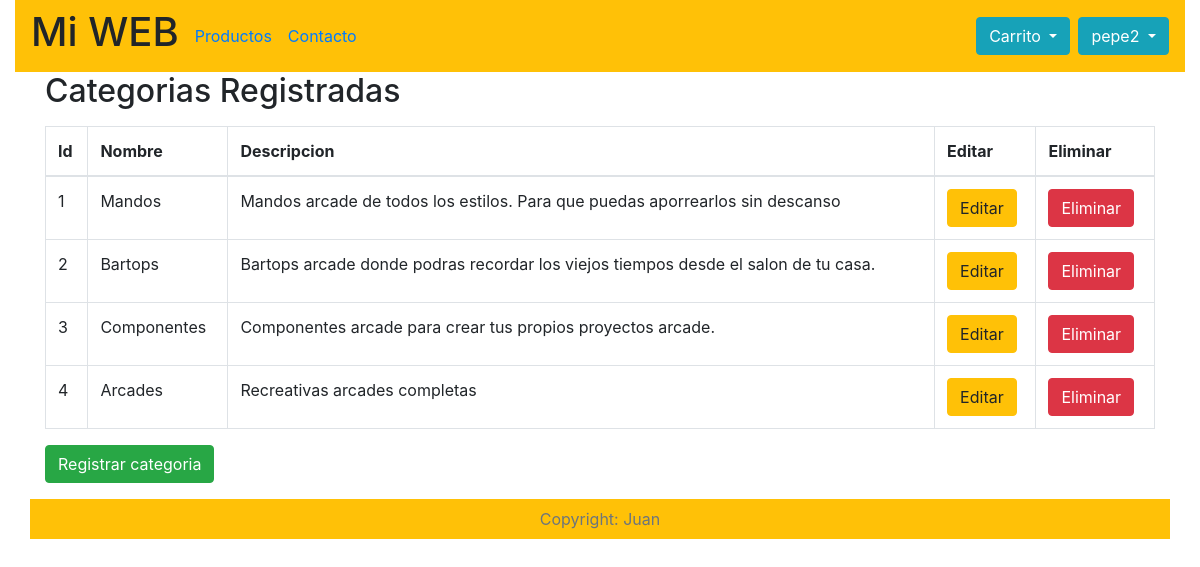
The app's page /admin_categorias.php (signed in) with its own data.
### tables this page shows
CREATE TABLE `categorias` (
  `id` int(10) NOT NULL,
  `nombre` varchar(250) NOT NULL,
  `descripcion` text NOT NULL
);

### librerias/consultas_bd.php (called while the page is built, shortened)
<?php
function list_categorias($conexion)
{
    $sql = "SELECT * FROM categorias";
    $res = mysqli_query($conexion, $sql);
    return $res;
}

### admin_categorias.php (the view, shortened to what this page needs)
<?php
include "database/conexion_bd.php";
include "librerias/consultas_bd.php";
?>
    <!doctype html>
    <html lang="es">
    <head>
        <?php include "plantillas/plantilla_cabecera.php";?>
    </head>
    <body>
        <div class="container-fluid">
            <?php include "plantillas/plantilla_navegacion.php";?>
            <div class="container">
                <div class="row">
                    <div class="col-12">
                        <h2>Categorias Registradas</h2>
                        <table class="table table-bordered table-hover">
                            <thead>
                                <tr>
                                    <th scope="col">Id</th>
                                    <th scope="col">Nombre</th>
                                    <th scope="col">Descripcion</th>
                                    <th scope="col">Editar</th>
                                    <th scope="col">Eliminar</th>
                                </tr>
                            </thead>
                            <?php
                                $res = list_categorias($conexion);
                                while ($row = mysqli_fetch_array($res)) { ?>
                                   <tr>
                                    <td><?=$row['id'];?></td>
                                    <td><?=$row['nombre'];?></td>
                                    <td><?=$row['descripcion'];?></td>
                                    <td><a class='btn btn-warning' href='editar_producto.php?eliminar_id=<?=$row['id'];?>'>Editar</a></td>
                                    <td><a class='btn btn-danger' href='?eliminar_id=<?=$row['id'];?>'>Eliminar</a></td>
                                </tr>
                              <?php } ?>
                        </table>
                        <a class="btn btn-success" href="registrar_producto.php">Registrar categoria</a>
                    </div>
                </div>
            </div>
            <div class="container-fluid">
                <?php include "plantillas/plantilla_pie.php";?>
            </div>
        </div>
    </body>
    </html>

### records on screen
categorias: id "1", nombre "Mandos", descripcion "Mandos arcade de todos los estilos. Para que puedas aporrearlos sin descanso"
categorias: id "2", nombre "Bartops", descripcion "Bartops arcade donde podras recordar los viejos tiempos desde el salon de tu casa."
categorias: id "3", nombre "Componentes", descripcion "Componentes arcade para crear tus propios proyectos arcade."
categorias: id "4", nombre "Arcades", descripcion "Recreativas arcades completas"

### other values on screen
$_SESSION['usuario'] "pepe2"
